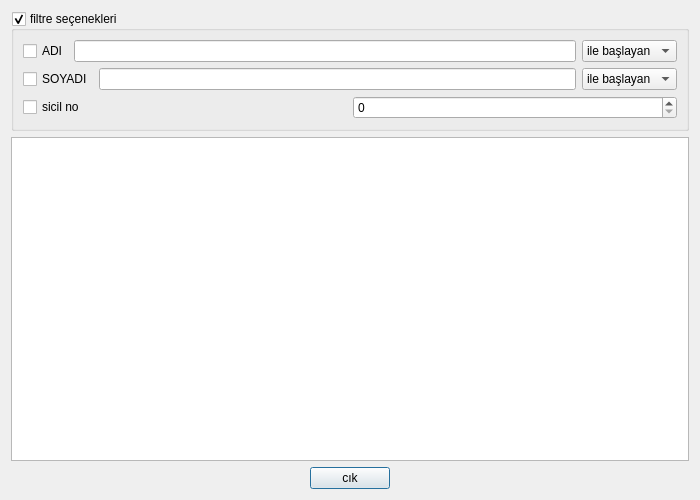
<?xml version="1.0" encoding="UTF-8"?>
<ui version="4.0">
 <class>OgretmenListesi</class>
 <widget class="QDialog" name="OgretmenListesi">
  <property name="geometry">
   <rect>
    <x>0</x>
    <y>0</y>
    <width>700</width>
    <height>500</height>
   </rect>
  </property>
  <property name="minimumSize">
   <size>
    <width>700</width>
    <height>500</height>
   </size>
  </property>
  <property name="maximumSize">
   <size>
    <width>700</width>
    <height>700</height>
   </size>
  </property>
  <property name="windowTitle">
   <string>Dialog</string>
  </property>
  <layout class="QGridLayout" name="gridLayout_3">
   <item row="0" column="0">
    <layout class="QGridLayout" name="gridLayout_2">
     <item row="0" column="0">
      <widget class="QGroupBox" name="groupBox">
       <property name="title">
        <string>filtre seçenekleri</string>
       </property>
       <property name="checkable">
        <bool>true</bool>
       </property>
       <layout class="QGridLayout" name="gridLayout">
        <item row="0" column="0" rowspan="2">
         <layout class="QHBoxLayout" name="horizontalLayout">
          <item>
           <widget class="QCheckBox" name="checkBox_adi">
            <property name="text">
             <string>ADI</string>
            </property>
           </widget>
          </item>
          <item>
           <widget class="QLineEdit" name="lineEdit_ad"/>
          </item>
          <item>
           <widget class="QComboBox" name="comboBox_adiile">
            <item>
             <property name="text">
              <string>ile başlayan</string>
             </property>
            </item>
            <item>
             <property name="text">
              <string>ile biten</string>
             </property>
            </item>
            <item>
             <property name="text">
              <string>içeren</string>
             </property>
            </item>
           </widget>
          </item>
         </layout>
        </item>
        <item row="3" column="0">
         <layout class="QHBoxLayout" name="horizontalLayout_3">
          <item>
           <widget class="QCheckBox" name="checkBox_sicilno">
            <property name="text">
             <string>sicil no</string>
            </property>
           </widget>
          </item>
          <item>
           <widget class="QSpinBox" name="spinBox_sicilno"/>
          </item>
         </layout>
        </item>
        <item row="2" column="0">
         <layout class="QHBoxLayout" name="horizontalLayout_2">
          <item>
           <widget class="QCheckBox" name="checkBox_soyadi">
            <property name="text">
             <string>SOYADI</string>
            </property>
           </widget>
          </item>
          <item>
           <widget class="QLineEdit" name="lineEdit_soyad"/>
          </item>
          <item>
           <widget class="QComboBox" name="comboBox_soyadiile">
            <item>
             <property name="text">
              <string>ile başlayan</string>
             </property>
            </item>
            <item>
             <property name="text">
              <string>ile biten</string>
             </property>
            </item>
            <item>
             <property name="text">
              <string>içeren</string>
             </property>
            </item>
           </widget>
          </item>
         </layout>
        </item>
       </layout>
      </widget>
     </item>
     <item row="1" column="0">
      <widget class="QTableWidget" name="tableWidget_ogretmen"/>
     </item>
    </layout>
   </item>
   <item row="1" column="0">
    <layout class="QHBoxLayout" name="horizontalLayout_4">
     <item>
      <spacer name="horizontalSpacer_2">
       <property name="orientation">
        <enum>Qt::Horizontal</enum>
       </property>
       <property name="sizeHint" stdset="0">
        <size>
         <width>40</width>
         <height>20</height>
        </size>
       </property>
      </spacer>
     </item>
     <item>
      <widget class="QPushButton" name="pushButton_cik">
       <property name="text">
        <string>cık</string>
       </property>
      </widget>
     </item>
     <item>
      <spacer name="horizontalSpacer">
       <property name="orientation">
        <enum>Qt::Horizontal</enum>
       </property>
       <property name="sizeHint" stdset="0">
        <size>
         <width>40</width>
         <height>20</height>
        </size>
       </property>
      </spacer>
     </item>
    </layout>
   </item>
  </layout>
 </widget>
 <tabstops>
  <tabstop>groupBox</tabstop>
  <tabstop>checkBox_adi</tabstop>
  <tabstop>lineEdit_ad</tabstop>
  <tabstop>comboBox_adiile</tabstop>
  <tabstop>checkBox_soyadi</tabstop>
  <tabstop>lineEdit_soyad</tabstop>
  <tabstop>comboBox_soyadiile</tabstop>
  <tabstop>checkBox_sicilno</tabstop>
  <tabstop>spinBox_sicilno</tabstop>
  <tabstop>tableWidget_ogretmen</tabstop>
  <tabstop>pushButton_cik</tabstop>
 </tabstops>
 <resources/>
 <connections>
  <connection>
   <sender>pushButton_cik</sender>
   <signal>clicked()</signal>
   <receiver>OgretmenListesi</receiver>
   <slot>accept()</slot>
   <hints>
    <hint type="sourcelabel">
     <x>389</x>
     <y>489</y>
    </hint>
    <hint type="destinationlabel">
     <x>387</x>
     <y>241</y>
    </hint>
   </hints>
  </connection>
  <connection>
   <sender>groupBox</sender>
   <signal>clicked(bool)</signal>
   <receiver>comboBox_soyadiile</receiver>
   <slot>setVisible(bool)</slot>
   <hints>
    <hint type="sourcelabel">
     <x>337</x>
     <y>22</y>
    </hint>
    <hint type="destinationlabel">
     <x>676</x>
     <y>91</y>
    </hint>
   </hints>
  </connection>
  <connection>
   <sender>groupBox</sender>
   <signal>clicked(bool)</signal>
   <receiver>spinBox_sicilno</receiver>
   <slot>setVisible(bool)</slot>
   <hints>
    <hint type="sourcelabel">
     <x>254</x>
     <y>22</y>
    </hint>
    <hint type="destinationlabel">
     <x>560</x>
     <y>122</y>
    </hint>
   </hints>
  </connection>
  <connection>
   <sender>groupBox</sender>
   <signal>clicked(bool)</signal>
   <receiver>checkBox_sicilno</receiver>
   <slot>setVisible(bool)</slot>
   <hints>
    <hint type="sourcelabel">
     <x>18</x>
     <y>35</y>
    </hint>
    <hint type="destinationlabel">
     <x>27</x>
     <y>112</y>
    </hint>
   </hints>
  </connection>
  <connection>
   <sender>checkBox_sicilno</sender>
   <signal>clicked(bool)</signal>
   <receiver>spinBox_sicilno</receiver>
   <slot>setEnabled(bool)</slot>
   <hints>
    <hint type="sourcelabel">
     <x>96</x>
     <y>116</y>
    </hint>
    <hint type="destinationlabel">
     <x>474</x>
     <y>122</y>
    </hint>
   </hints>
  </connection>
  <connection>
   <sender>groupBox</sender>
   <signal>clicked(bool)</signal>
   <receiver>checkBox_soyadi</receiver>
   <slot>setVisible(bool)</slot>
   <hints>
    <hint type="sourcelabel">
     <x>49</x>
     <y>64</y>
    </hint>
    <hint type="destinationlabel">
     <x>48</x>
     <y>74</y>
    </hint>
   </hints>
  </connection>
  <connection>
   <sender>checkBox_soyadi</sender>
   <signal>clicked(bool)</signal>
   <receiver>comboBox_soyadiile</receiver>
   <slot>setEnabled(bool)</slot>
   <hints>
    <hint type="sourcelabel">
     <x>32</x>
     <y>83</y>
    </hint>
    <hint type="destinationlabel">
     <x>676</x>
     <y>91</y>
    </hint>
   </hints>
  </connection>
  <connection>
   <sender>checkBox_soyadi</sender>
   <signal>clicked(bool)</signal>
   <receiver>lineEdit_soyad</receiver>
   <slot>setEnabled(bool)</slot>
   <hints>
    <hint type="sourcelabel">
     <x>85</x>
     <y>89</y>
    </hint>
    <hint type="destinationlabel">
     <x>113</x>
     <y>82</y>
    </hint>
   </hints>
  </connection>
  <connection>
   <sender>groupBox</sender>
   <signal>clicked(bool)</signal>
   <receiver>lineEdit_soyad</receiver>
   <slot>setVisible(bool)</slot>
   <hints>
    <hint type="sourcelabel">
     <x>181</x>
     <y>25</y>
    </hint>
    <hint type="destinationlabel">
     <x>174</x>
     <y>76</y>
    </hint>
   </hints>
  </connection>
  <connection>
   <sender>groupBox</sender>
   <signal>clicked(bool)</signal>
   <receiver>comboBox_adiile</receiver>
   <slot>setVisible(bool)</slot>
   <hints>
    <hint type="sourcelabel">
     <x>363</x>
     <y>17</y>
    </hint>
    <hint type="destinationlabel">
     <x>676</x>
     <y>61</y>
    </hint>
   </hints>
  </connection>
  <connection>
   <sender>checkBox_adi</sender>
   <signal>clicked(bool)</signal>
   <receiver>comboBox_adiile</receiver>
   <slot>setEnabled(bool)</slot>
   <hints>
    <hint type="sourcelabel">
     <x>63</x>
     <y>52</y>
    </hint>
    <hint type="destinationlabel">
     <x>676</x>
     <y>61</y>
    </hint>
   </hints>
  </connection>
  <connection>
   <sender>groupBox</sender>
   <signal>clicked(bool)</signal>
   <receiver>checkBox_adi</receiver>
   <slot>setVisible(bool)</slot>
   <hints>
    <hint type="sourcelabel">
     <x>113</x>
     <y>18</y>
    </hint>
    <hint type="destinationlabel">
     <x>65</x>
     <y>59</y>
    </hint>
   </hints>
  </connection>
  <connection>
   <sender>checkBox_adi</sender>
   <signal>clicked(bool)</signal>
   <receiver>lineEdit_ad</receiver>
   <slot>setEnabled(bool)</slot>
   <hints>
    <hint type="sourcelabel">
     <x>65</x>
     <y>59</y>
    </hint>
    <hint type="destinationlabel">
     <x>132</x>
     <y>55</y>
    </hint>
   </hints>
  </connection>
  <connection>
   <sender>groupBox</sender>
   <signal>clicked(bool)</signal>
   <receiver>lineEdit_ad</receiver>
   <slot>setVisible(bool)</slot>
   <hints>
    <hint type="sourcelabel">
     <x>145</x>
     <y>22</y>
    </hint>
    <hint type="destinationlabel">
     <x>153</x>
     <y>49</y>
    </hint>
   </hints>
  </connection>
  <connection>
   <sender>lineEdit_ad</sender>
   <signal>textChanged(QString)</signal>
   <receiver>OgretmenListesi</receiver>
   <slot>filtreleme()</slot>
   <hints>
    <hint type="sourcelabel">
     <x>88</x>
     <y>42</y>
    </hint>
    <hint type="destinationlabel">
     <x>19</x>
     <y>467</y>
    </hint>
   </hints>
  </connection>
  <connection>
   <sender>lineEdit_soyad</sender>
   <signal>textChanged(QString)</signal>
   <receiver>OgretmenListesi</receiver>
   <slot>filtreleme()</slot>
   <hints>
    <hint type="sourcelabel">
     <x>153</x>
     <y>78</y>
    </hint>
    <hint type="destinationlabel">
     <x>48</x>
     <y>473</y>
    </hint>
   </hints>
  </connection>
  <connection>
   <sender>comboBox_adiile</sender>
   <signal>currentIndexChanged(int)</signal>
   <receiver>OgretmenListesi</receiver>
   <slot>filtreleme()</slot>
   <hints>
    <hint type="sourcelabel">
     <x>605</x>
     <y>45</y>
    </hint>
    <hint type="destinationlabel">
     <x>574</x>
     <y>466</y>
    </hint>
   </hints>
  </connection>
  <connection>
   <sender>comboBox_soyadiile</sender>
   <signal>currentIndexChanged(int)</signal>
   <receiver>OgretmenListesi</receiver>
   <slot>filtreleme()</slot>
   <hints>
    <hint type="sourcelabel">
     <x>639</x>
     <y>80</y>
    </hint>
    <hint type="destinationlabel">
     <x>637</x>
     <y>462</y>
    </hint>
   </hints>
  </connection>
  <connection>
   <sender>spinBox_sicilno</sender>
   <signal>textChanged(QString)</signal>
   <receiver>OgretmenListesi</receiver>
   <slot>filtreleme()</slot>
   <hints>
    <hint type="sourcelabel">
     <x>495</x>
     <y>110</y>
    </hint>
    <hint type="destinationlabel">
     <x>476</x>
     <y>468</y>
    </hint>
   </hints>
  </connection>
 </connections>
 <slots>
  <slot>filtreleme()</slot>
 </slots>
</ui>
